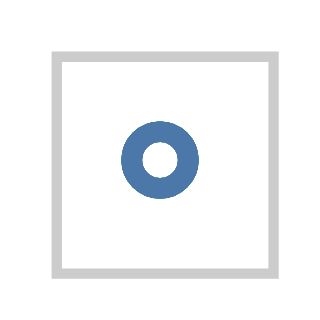

Write the Vega-Lite specification saved for this chart.
### Vega specification from a JSON file in a GitHub repository (floating-point values rounded to 4 significant figures)
{"$schema": "https://vega.github.io/schema/vega/v3.0.json", "autosize": "pad", "padding": 5, "style": "cell", "data": [{"name": "source_0", "values": [{"a": "C", "b": 2}, {"a": "C", "b": 7}, {"a": "C", "b": 4}, {"a": "D", "b": 1}, {"a": "D", "b": 2}, {"a": "D", "b": 6}, {"a": "E", "b": 8}, {"a": "E", "b": 4}, {"a": "E", "b": 7}]}], "signals": [{"name": "width", "update": "21"}, {"name": "height", "update": "21"}], "marks": [{"name": "marks", "type": "symbol", "role": "point", "style": ["point"], "from": {"data": "source_0"}, "encode": {"update": {"x": {"signal": "width", "mult": 0.5}, "y": {"signal": "height", "mult": 0.5}, "stroke": {"value": "#4c78a8"}, "fill": {"value": "transparent"}, "opacity": {"value": 0.7}}}}], "config": {"axis": {"domainColor": "#888", "tickColor": "#888"}, "axisY": {"minExtent": 30}, "style": {"cell": {"fill": "transparent", "stroke": "#ccc"}}}}
